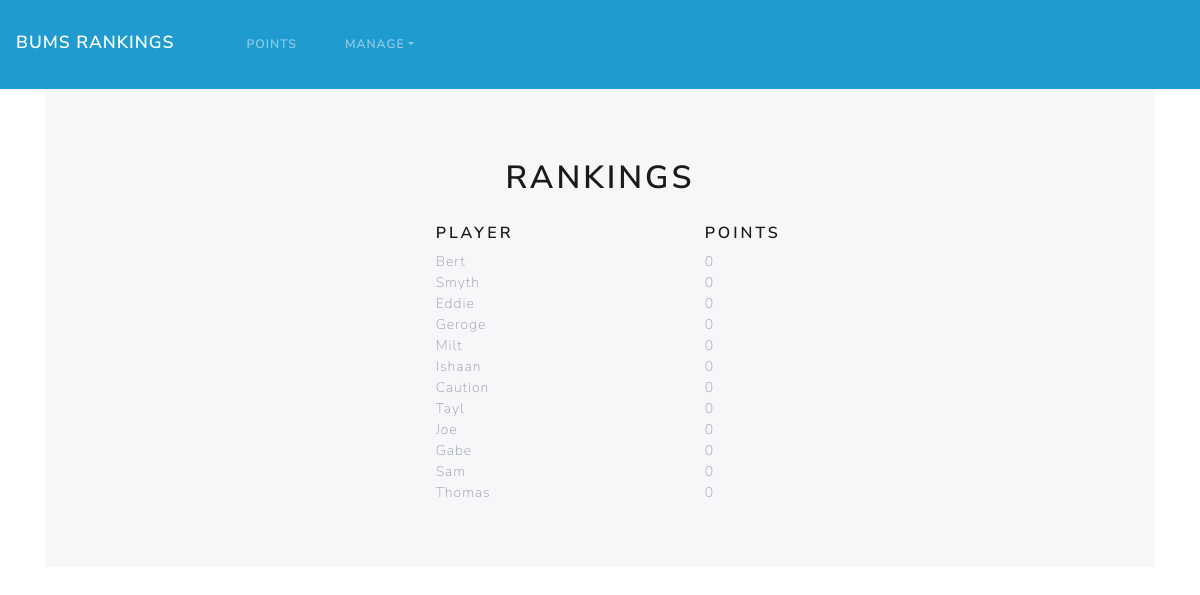
The page / on the database its author committed.
### tables this page shows
CREATE TABLE `players` (
  `playerID` int(11) NOT NULL,
  `playerName` varchar(128) NOT NULL,
  `playerNickname` varchar(256) NOT NULL,
  `playerPoints` int(11) NOT NULL
);

### index.php (the view)
<?php
  include "header.php";
  include "includes/dbconn.inc.php";
?>
<section class="container">
  <div class="jumbotron">
    <h1 class="centre">Rankings</h1>
    <br>
    <div class="row">
      <div class="col-2 col-sm-3 col-md-4"></div>
      <h5 class="col-4 col-sm-3">Player</h5>
      <h5 class="col-3">Points</h5>
    </div>
<?php
  $sql = "SELECT *
          FROM players
          ORDER BY playerPoints DESC, playerName";
  $result = $conn->query($sql);
  while($row = $result->fetch_assoc()){
    echo('<div class="row">
            <div class="col-2 col-sm-3 col-md-4"></div>
            <div class="col-4 col-sm-3">' . $row['playerNickname'] . '</div>
            <div class="col-3">' . $row['playerPoints'] . '</div>
          </div>');
  }
?>
  </div>
</section>
<?php
  include "footer.php";
?>

### header.php (shortened to what this page needs)
<!DOCTYPE html>
<html>
  <head>
    <link rel="stylesheet" type="text/css" href="styles/bootstrap.min.css" />
    <link rel="stylesheet" type="text/css" href="styles/main.css" />
  </head>
  <body>
    <header>
      <nav class="navbar navbar-expand-lg navbar-dark bg-info" id="navbar">
        <ul class="navbar-nav mr-auto">
          <li class="nav-item" id="home">
            <a class="navbar-brand" href="index.php">Bums Rankings</a>
          </li>
          <li class="nav-item" id="points">
            <a class="nav-link" href="givePoints.php">Points</a>
          </li>
          <li class="nav-item dropdown" id="managePlayers">
            <a class="dropdown-toggle nav-link" data-toggle="dropdown" role="button">Manage</a>
          </li>
      </nav>
    </header>

### footer.php (shortened to what this page needs)
</body>
</html>

### main.css (style rules this page uses)
.centre { text-align:center; margin:auto; line-height:50px; }

### rows shown on the page
players: playerNickname "Bert", playerPoints "0"
players: playerNickname "Smyth", playerPoints "0"
players: playerNickname "Eddie", playerPoints "0"
players: playerNickname "Geroge", playerPoints "0"
players: playerNickname "Milt", playerPoints "0"
players: playerNickname "Ishaan", playerPoints "0"
players: playerNickname "Caution", playerPoints "0"
players: playerNickname "Tayl", playerPoints "0"
players: playerNickname "Joe", playerPoints "0"
players: playerNickname "Gabe", playerPoints "0"
players: playerNickname "Sam", playerPoints "0"
players: playerNickname "Thomas", playerPoints "0"
